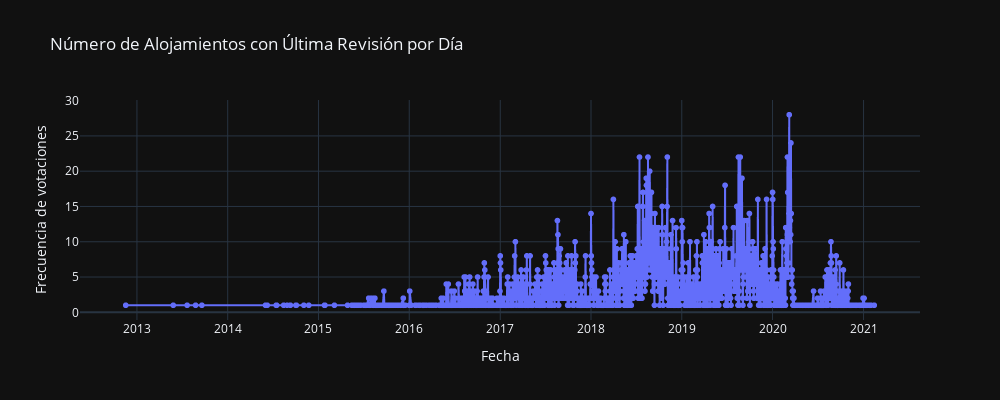

This figure's notebook cell:
### Code cell
import plotly.express as px
import pandas as pd

# Asegurarse de que 'last_review_date' sea de tipo datetime
if 'last_review_date' in df_us.columns:
    if not pd.api.types.is_datetime64_any_dtype(df_us['last_review_date']):
        df_us['last_review_date'] = pd.to_datetime(df_us['last_review_date'])

    # Contar alojamientos por día de la última revisión
    alojamientos_por_dia = df_us['last_review_date'].dt.date.value_counts().sort_index()

    # Crear DataFrame para Plotly
    df_dia = alojamientos_por_dia.reset_index()
    df_dia.columns = ['Fecha', 'Frecuencia']

    fig = px.line(df_dia, x='Fecha', y='Frecuencia',
                  title='Número de Alojamientos con Última Revisión por Día',
                  markers=True,
                  template='plotly_dark')
    fig.update_layout(xaxis_title='Fecha', yaxis_title='Frecuencia de votaciones')

    fig.update_layout(width=1000, height=400)
    
    fig.show()
else:
    print("La columna 'last_review_date' no se encuentra en el DataFrame df_us.")

### Figure 1 — Plotly figure (JSON) as saved in the notebook; plotly's stock layout.template omitted (floating-point values rounded to 4 significant figures; data arrays with more than 128 entries replaced by an {"elided": "..."} marker saying what was removed)
{"data": [{"hovertemplate": "Fecha=%{x}<br>Frecuencia=%{y}<extra></extra>", "legendgroup": "", "line": {"color": "#636efa", "dash": "solid"}, "marker": {"symbol": "circle"}, "mode": "lines+markers", "name": "", "showlegend": false, "type": "scattergl", "x": {"elided": "1450 str values"}, "xaxis": "x", "y": {"elided": "1450 int values"}, "yaxis": "y"}], "layout": {"height": 400, "legend": {"tracegroupgap": 0}, "title": {"text": "Número de Alojamientos con Última Revisión por Día"}, "width": 1000, "xaxis": {"anchor": "y", "domain": [0, 1], "title": {"text": "Fecha"}}, "yaxis": {"anchor": "x", "domain": [0, 1], "title": {"text": "Frecuencia de votaciones"}}}}
